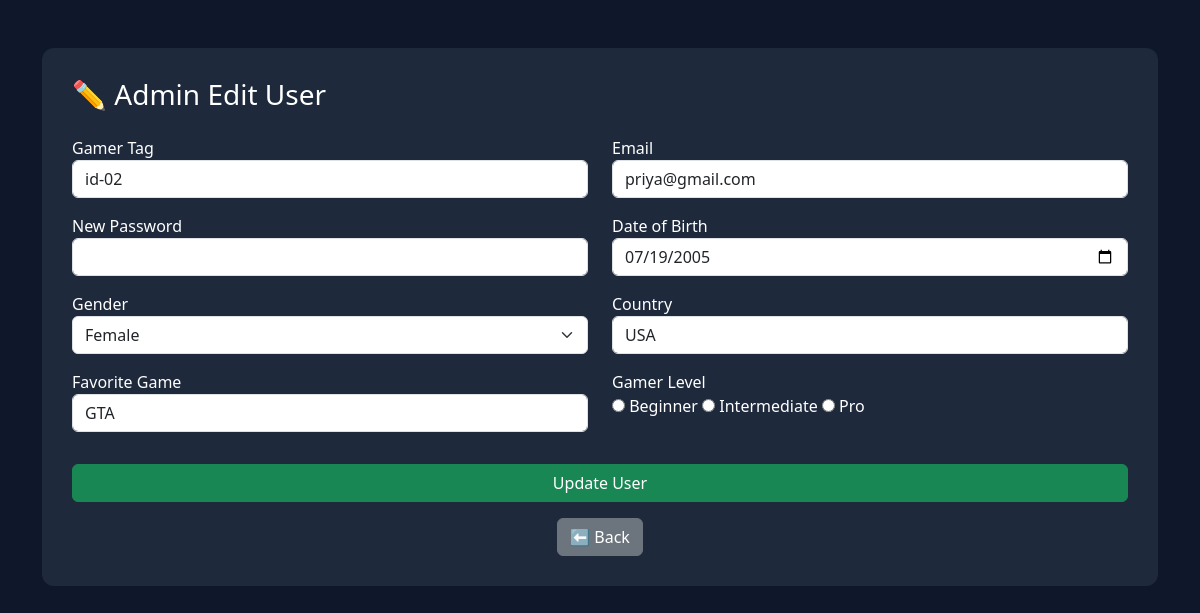
Screenshot of /edit_user.php?id=3 (signed in) with the database file from the repository.
### tables this page shows
CREATE TABLE `users` (
  `id` int(11) NOT NULL,
  `gamer_tag` varchar(100) DEFAULT NULL,
  `email` varchar(100) DEFAULT NULL,
  `password` varchar(255) DEFAULT NULL,
  `dob` date DEFAULT NULL,
  `gender` varchar(20) DEFAULT NULL,
  `country` varchar(50) DEFAULT NULL,
  `favorite_game` varchar(100) DEFAULT NULL,
  `gamer_level` varchar(20) DEFAULT NULL,
  `avatar` varchar(255) DEFAULT NULL,
  `role` varchar(20) DEFAULT 'user',
  `status` varchar(20) DEFAULT 'active',
  `otp` varchar(10) DEFAULT NULL,
  `otp_expiry` datetime DEFAULT NULL
);

### edit_user.php (the view, shortened to what this page needs)
<?php
include("db.php");
$id = $_GET['id'];
$result = $conn->query("SELECT * FROM users WHERE id=$id");
$user = $result->fetch_assoc();
?>
<!DOCTYPE html>
<html>
<head>
    <link href="https://cdn.jsdelivr.net/npm/bootstrap@5.3.0/dist/css/bootstrap.min.css" rel="stylesheet">
</head>
<body>
    <div class="container mt-5">
        <div class="card-box">
            <h3 class="mb-4">✏️ Admin Edit User</h3>
            <form method="POST">
                <div class="row">
                    <div class="col-md-6 mb-3">
                        <label>Gamer Tag</label>
                        <input type="text" name="gamer_tag" class="form-control"
                            value="<?= $user['gamer_tag'] ?>">
                    </div>
                    <div class="col-md-6 mb-3">
                        <label>Email</label>
                        <input type="email" name="email" class="form-control"
                            value="<?= $user['email'] ?>">
                    </div>
                    <div class="col-md-6 mb-3">
                        <label>New Password</label>
                        <input type="password" name="password" class="form-control">
                    </div>
                    <div class="col-md-6 mb-3">
                        <label>Date of Birth</label>
                        <input type="date" name="dob" class="form-control"
                            value="<?= $user['dob'] ?>">
                    </div>
                    <div class="col-md-6 mb-3">
                        <label>Gender</label>
                        <select name="gender" class="form-select">
                            <option <?= ($user['gender'] == 'Female') ? 'selected' : '' ?>>Female</option>
                        </select>
                    </div>
                    <div class="col-md-6 mb-3">
                        <label>Country</label>
                        <input type="text" name="country" class="form-control"
                            value="<?= $user['country'] ?>">
                    </div>
                    <div class="col-md-6 mb-3">
                        <label>Favorite Game</label>
                        <input type="text" name="favorite_game" class="form-control"
                            value="<?= $user['favorite_game'] ?>">
                    </div>
                    <div class="col-md-6 mb-3">
                        <label>Gamer Level</label><br>
                        <?php $level = isset($user['gamer_level']) ? trim($user['gamer_level']) : ''; ?>
                        <input type="radio" name="gamerLevel" value="Beginner"
                            <?= ($level == 'Beginner') ? 'checked' : '' ?>> Beginner
                        <input type="radio" name="gamerLevel" value="Intermediate"
                            <?= ($level == 'Intermediate') ? 'checked' : '' ?>> Intermediate
                        <input type="radio" name="gamerLevel" value="Pro"
                            <?= ($level == 'Pro') ? 'checked' : '' ?>> Pro
                    </div>
                    <div class="col-md-12 mt-3">
                        <button name="update" class="btn btn-success w-100">Update User</button>
                    </div>
                    <div class="col-md-12 mt-3 text-center">
                        <a href="admin.php" class="btn btn-secondary">⬅ Back</a>
                    </div>
                </div>
            </form>
        </div>
    </div>
</body>
</html>

### edit_user.php (style rules this page uses)
body { background: #0f172a; color: white; }
.card-box { background: #1e293b; padding: 30px; border-radius: 12px; }

### rows the page displays
users: gamer_tag "id-02", email "priya@gmail.com", dob "07/19/2005", gender "Female", country "USA", favorite_game "GTA"
